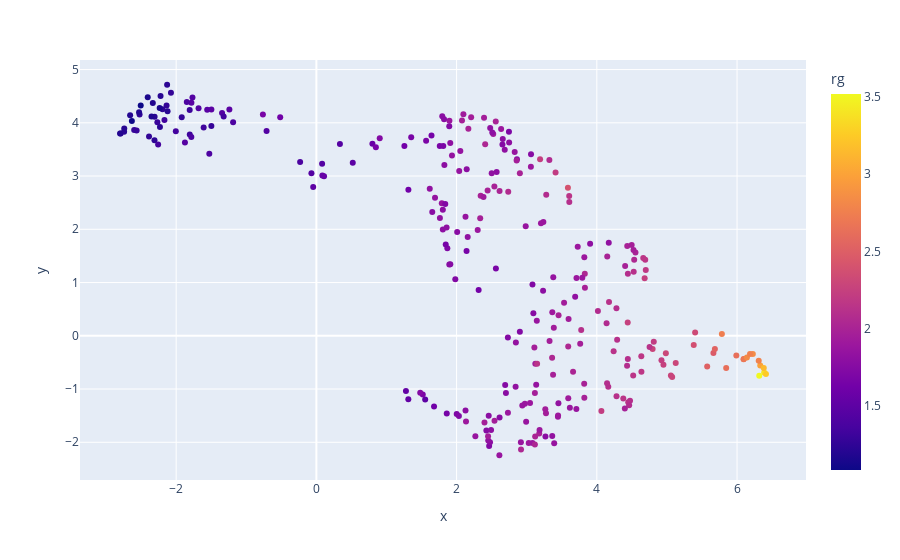

Here is the notebook cell this chart was saved with:
### Code cell
vis = Visualization(analysis)
vis.dimensionality_reduction_scatter(color_by="rg", save=True, n_comp=2, plotly=True, kde_by_ensemble=False)

### Figure 1 — Plotly figure (JSON) as saved in the notebook; plotly's stock layout.template omitted (floating-point values rounded to 4 significant figures; data arrays with more than 128 entries replaced by an {"elided": "..."} marker saying what was removed)
{"data": [{"customdata": {"elided": "288x1 str values"}, "hovertemplate": "x=%{x}<br>y=%{y}<br>index=%{customdata[0]}<br>color=%{marker.color}<extra></extra>", "legendgroup": "", "marker": {"color": {"elided": "288 float values"}, "coloraxis": "coloraxis", "symbol": "circle"}, "mode": "markers", "name": "", "orientation": "v", "showlegend": false, "type": "scatter", "x": {"elided": "288 float values"}, "xaxis": "x", "y": {"elided": "288 float values"}, "yaxis": "y"}], "layout": {"coloraxis": {"colorbar": {"title": {"text": "rg"}}, "colorscale": [[0, "#0d0887"], [0.1111, "#46039f"], [0.2222, "#7201a8"], [0.3333, "#9c179e"], [0.4444, "#bd3786"], [0.5556, "#d8576b"], [0.6667, "#ed7953"], [0.7778, "#fb9f3a"], [0.8889, "#fdca26"], [1, "#f0f921"]]}, "legend": {"tracegroupgap": 0}, "margin": {"t": 60}, "xaxis": {"anchor": "y", "domain": [0, 1], "title": {"text": "x"}}, "yaxis": {"anchor": "x", "domain": [0, 1], "title": {"text": "y"}}}}
